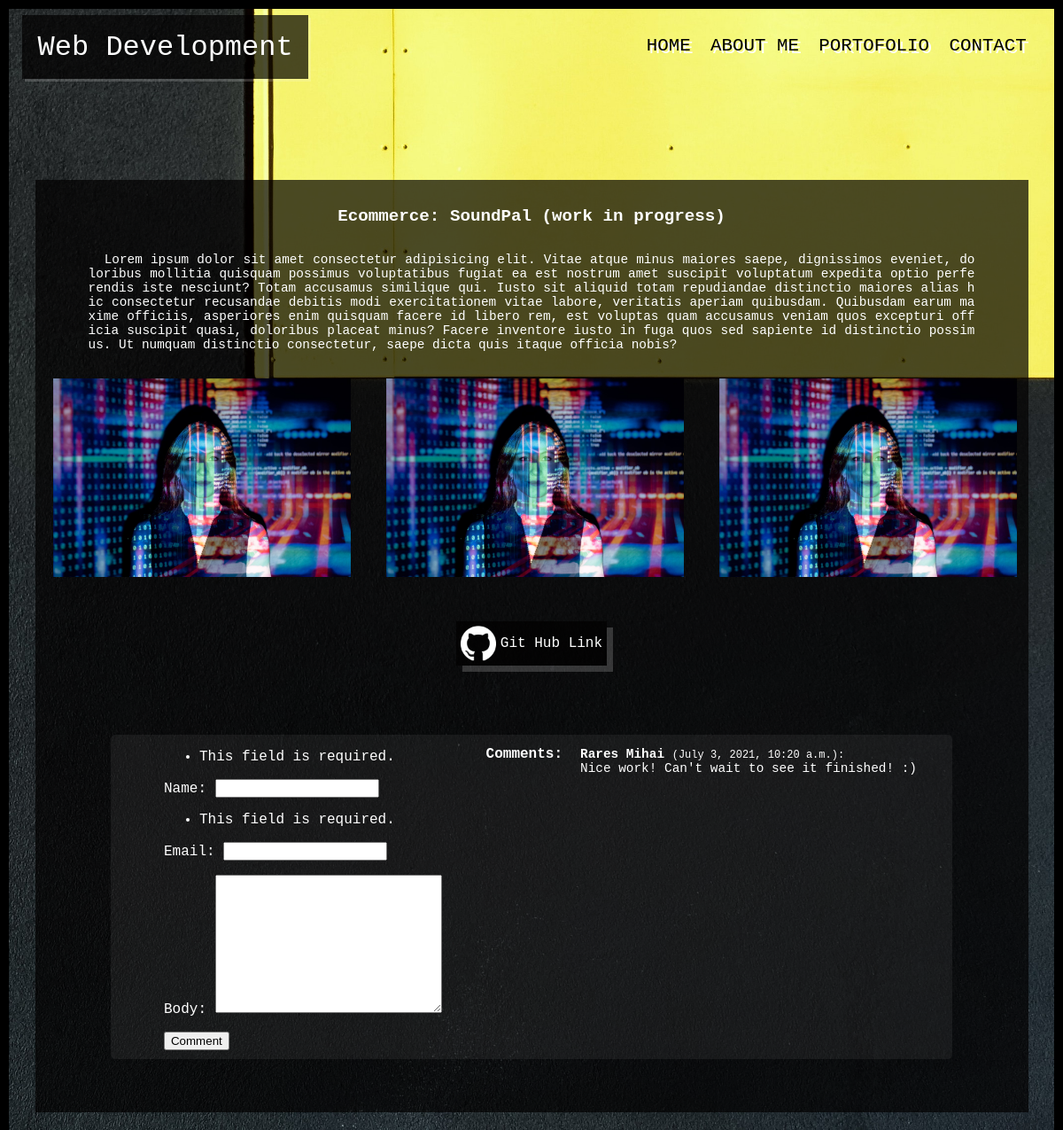
Page /ssssssss on the committed database.
### app_portofolio/models.py (models this page shows, shortened)
class Post(models.Model):
    titlu = models.CharField(max_length=255)
    slug = models.SlugField()
    git_link = models.TextField(null=True, blank=True)
    descriere = models.TextField()
    imagine = models.ImageField(null=True, blank=True)
    imagine_post1 = models.ImageField(null=True, blank=True)
    imagine_post2 = models.ImageField(null=True, blank=True)
    imagine_post3 = models.ImageField(null=True, blank=True)
    date_added = models.DateTimeField(auto_now_add=True)
    class Meta:
        ordering = ['-date_added']

class Comment(models.Model):
    post = models.ForeignKey(Post, related_name='comments', on_delete=models.CASCADE)
    name = models.CharField(max_length=255)
    body = models.TextField(null=True, blank=True)
    email = models.EmailField()
    date_added = models.DateTimeField(auto_now_add=True)
    class Meta:
        ordering = ['date_added']

### app_portofolio/views.py (the view, shortened to what this page needs)
# urls.py: path('<slug:slug>', views.post_detail, name='post_detail')
def post_detail(request, slug):
    post = Post.objects.get(slug=slug)
    form = CommentForm(request.POST)
    return render(request, 'post_detail.html', {'post':post, 'form':form})

### app_portofolio/forms.py
class CommentForm(forms.ModelForm):
    class Meta:
        model = Comment
        fields = ['name','email','body']

### templates/post_detail.html (shortened to what this page needs)
{% extends 'base.html' %}
{% block content %}
    <div class="post-detail-container">
        <h1 class="post-titlu">{{ post.titlu }}</h1>
        <p class="post-descriere"> &nbsp;&nbsp;{{ post.descriere }}</p>
            <div class="imagini-box">
                <img src="{{ post.imagine_post1.url }}">
                <img src="{{ post.imagine_post2.url }}">
                <img src="{{ post.imagine_post3.url }}">
            </div>
        <a class="box-media-git-links" href="{{ post.git_link }}">
            <img class="github" src="/static/img/github_logo.png"><p>Git Hub Link</p>
        </a>
    <br>
    <div class="form-si-comentarii">
        <form class="form-container" method="post">
            {{ form.as_p }}
            <div class="field">
                <div class="control">
                    <button class="button is-succes">Comment</button>
                </div>
            </div>
        </form>
        <div class="comments-si-comentariile">
           <h2 class="comm-section">Comments:</h2>
            <div class="lista-comentarii">
                {% for comment in post.comments.all %}
                <article>
                        <div class="media-content">
                            <div class="content">
                                <p>
                                    <strong>{{ comment.name }}</strong>
                                    <small>({{ comment.date_added }}):</small>
                                    <br>
                                    {{ comment.body }}
                                </p>
                            </div>
                        </div>
                </article>
                    {% empty %}
                    <div class="notification">
                        <p>
                            No comments yet!
                        </p>
                    </div>
                {% endfor %}
            </div>
        </div>
        </div>
    </div>
{% endblock %}

### templates/base.html (shortened to what this page needs)
{% load static %}
<!DOCTYPE html>
<html lang="en">
<head>
    <link rel="stylesheet" type="text/css" href="{% static 'css/style.css' %}">
</head>
<body>
    <header>
        <div class="name">
            <h1><a href="{% url 'aboutme' %}">Web Development</a></h1>
        </div>
        <div class="meniu">
            <div class="menu-item">
                <a href="{% url 'index' %}">HOME</a>
            </div>
            <div class="menu-item">
                <a href="{% url 'aboutme' %}">ABOUT ME</a>
            </div>
            <div class="menu-item">
                <a href="{%  url 'portofolio' %}">PORTOFOLIO</a>
            </div>
            <div class="menu-item">
                <a href="{% url 'contact' %}">CONTACT</a>
            </div>
        </div>
    </header>
{% block content %}
{% endblock %}
</body>
</html>

### static/css/style.css (style rules this page uses)
html { background: url(/static/img/backgound2.jpg) center center no-repeat fixed; background-size: cover; -webkit-background-size: cover; -moz-background-size: cover; -o-background-size: cover; margin: 0; padding: 0; border: black 10px solid; }
html, body { margin: 0; min-height: 100%; }
body { display: flex; flex-direction: column; justify-content: space-between; align-items: center; }
header { display: flex; flex-direction: column; align-items: center; font-family: 'Khula', sans-serif; justify-content: space-between; width: 100%; height: 30%; }
header a { text-decoration: none; }
@media (min-width: 710px) { header { flex-direction: row; justify-content: space-between; } }
.name a { font-family: OCR A Std, monospace; font-size: 1.6rem; font-weight: lighter; color: white; padding: 1.1rem; background-color: rgb(2, 0, 0, 0.7); box-shadow: 3px 3px rgba(255, 255, 255, 0.18); background-size: 50% auto; }
.meniu { display: flex; flex-direction: column; justify-content: space-between; align-items: center; margin-right: 20px; }
.menu-item a { font-size: 1.2rem; color: black; padding: 0 0.7rem; font-family: OCR A Std, monospace; font-weight: 500; text-shadow: 3px 3px white; }
@media (min-width: 550px) { .meniu { flex-direction: row; justify-items: center; align-items: center; } }
@media (min-width: 800px) { .menu-item a { font-size: 1.4rem; } }
@media (min-width: 800px) { .name a { font-size: 2rem; } }
@media (min-width: 1000px) { .menu-item a { font-size: 1.3rem; } }
@media (min-width: 720px) { .name a { margin-left: 15px; } }
.linkedin, .facebook, .github { max-width: 100%; max-height: 100%; }
.github { max-width: 80%; max-height: 80%; }
.post-detail-container { display: flex; align-items: center; width: 95%; flex-direction: column; background-color: rgb(2, 0, 0, 0.7); margin: 30px auto; padding: 30px 0; }
@media (min-width: 720px) { .post-detail-container { width: 95%; } }
.post-titlu { font-family: OCR A Std, monospace; color: white; font-size: 1.2rem; margin: 0 10px; margin-bottom: 20px; }
.post-descriere { font-family: OCR A Std, monospace; color: white; font-size: 0.9rem; margin: 10px; text-align: justify; word-break: break-all; }
.imagini-box { display: flex; justify-content: space-evenly; flex-direction: column; align-items: center; }
.imagini-box img { width: 80%; height: auto; margin: 20px; }
.box-media-git-links { display: flex; width: 170px; height: 50px; background-color: rgb(2, 0, 0, 0.7); box-shadow: 7px 7px rgba(255, 255, 255, 0.18); margin-top: 30px; align-items: center; justify-content: space-evenly; text-decoration: none; font-family: OCR A Std, monospace; color: white; margin-bottom: 30px; }
form p { font-size: 1rem; }
.errorlist li { font-size: 1rem; }
.form-container { color: white; padding: 0 10px 10px; font-family: OCR A Std, monospace; font-size: 1rem; }
.comm-section { font-size: 1rem; font-family: OCR A Std, monospace; color:white; }
.lista-comentarii { font-size: 0.9rem; text-align: justify; word-break: break-all; }
.content p { color:white; font-family: OCR A Std, monospace; }
.comments-si-comentariile { display: flex; flex-direction: column; justify-content: flex-start; flex-grow: 1; padding: 0 10px; border-radius: 5px; color:white; }
.form-si-comentarii { display: flex; flex-direction: column; justify-content: flex-start; align-items: center; background-color: rgba(255, 255, 255, 0.06); margin: 30px 10px; border-radius: 5px; }
textarea { width: 250px; }
@media (min-width: 1024px) { .comments-si-comentariile { margin: 0 30px; flex-direction: row; width: 50%; } }
@media (min-width: 1024px) { .form-si-comentarii { flex-direction: row; align-items: flex-start; } }
@media (min-width: 1024px) { .form-container { margin-left: 50px; } }
@media (min-width: 1024px) { .lista-comentarii { margin-left: 20px; } }
@media (min-width: 1024px) { .imagini-box { flex-direction: row; } }
@media (min-width: 1024px) { .imagini-box img { width: 30%; } }
@media (min-width: 600px) { .post-descriere { padding: 0 50px; } }

### rows in the picture
Post: titlu "Ecommerce: SoundPal (work in progress)", descriere "Lorem ipsum dolor sit amet consectetur adipisicing elit. Vitae atque minus maiores saepe, dignissimos eveniet, doloribus mollitia quisquam possimus voluptatibus fugiat ea est nostrum amet suscipit voluptatum expedita optio perferendis iste nesciunt? Totam accusamus similique qui. Iusto sit aliquid totam repudiandae distinctio maiores alias hic consectetur recusandae debitis modi exercitationem vitae labore, veritatis aperiam quibusdam. Quibusdam earum maxime officiis, asperiores enim quisquam facere id libero rem, est voluptas quam accusamus veniam quos excepturi officia suscipit quasi, doloribus placeat minus? Facere inventore iusto in fuga quos sed sapiente id distinctio possimus. Ut…", imagine_post1 (picture), imagine_post2 (picture), imagine_post3 (picture)
Comment: name "Rares Mihai", date_added "July 3, 2021, 10:20 a.m.", body "Nice work! Can't wait to see it finished! :)"
